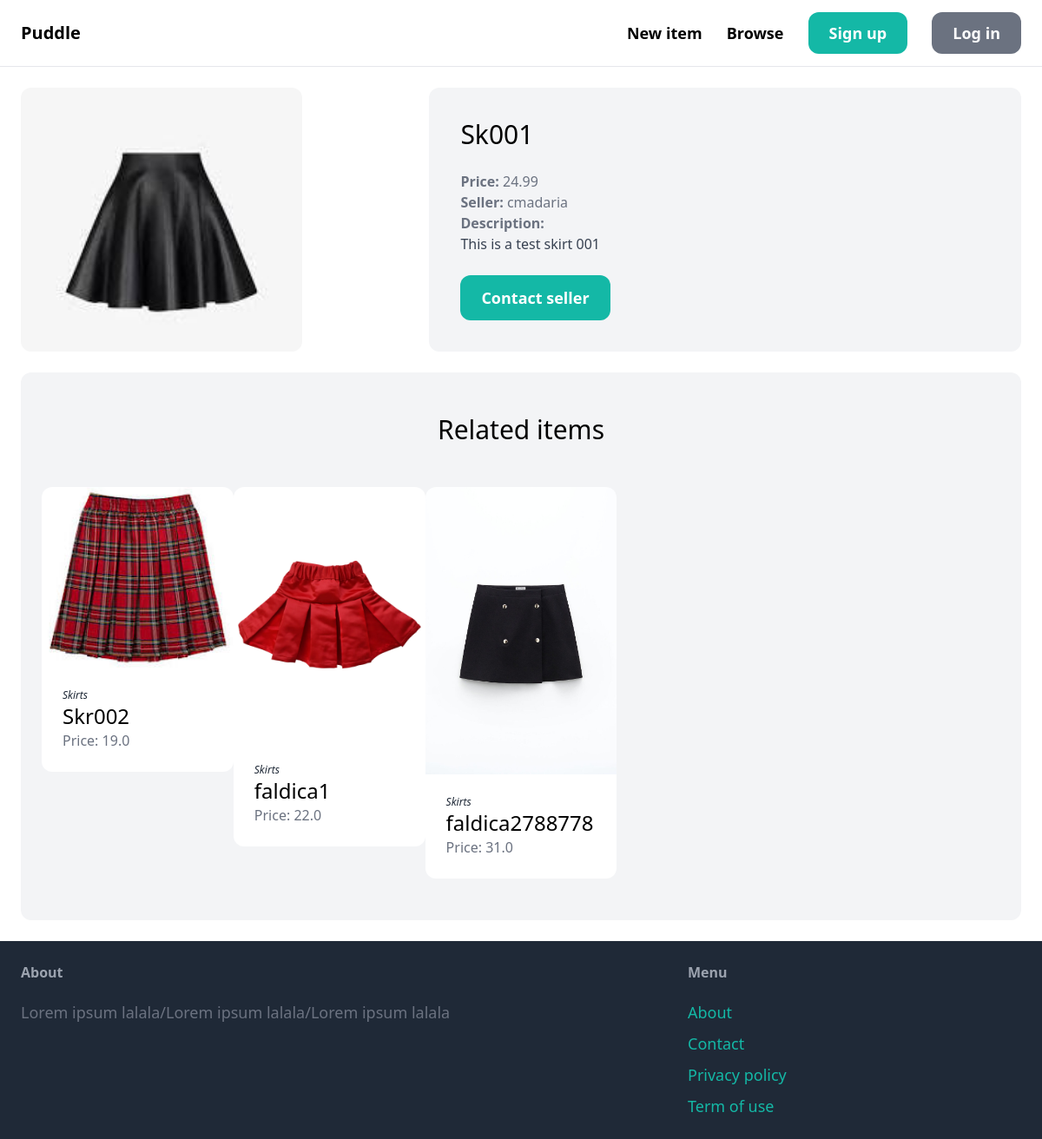
Screenshot of /items/3/ with the database file from the repository.
### item/models.py (models this page shows, shortened)
class Item(models.Model):
    category = models.ForeignKey(Category, related_name='items', on_delete=models.CASCADE)
    name = models.CharField(max_length=255)
    description = models.TextField(blank=True, null=True)
    price = models.FloatField()
    image = models.ImageField(upload_to='item_images', blank=True, null=True)
    is_sold = models.BooleanField(default=False)
    created_by = models.ForeignKey(User, related_name='items', on_delete=models.CASCADE) #'items' so we can access the list of items for user.
    created_at = models.DateTimeField(auto_now_add=True) #auto now date and time
    class Meta:
        ordering = ('name', )

class Category(models.Model):
    name = models.CharField(max_length=255)
    class Meta:
        ordering = ('name', )
        verbose_name_plural = 'Categories'
    def __str__(self) -> str:
        return self.name

### item/views.py (the view)
# urls.py: path('<int:pk>/', views.detail, name='detail'),
def detail(request, pk):
    item = get_object_or_404(Item, pk=pk)
    related_items = Item.objects.filter(category=item.category, is_sold=False).exclude(pk=pk)[0:3]
    return render(request, 'item/detail.html', {
        'item': item,
        'related_items': related_items
    })

### item/templates/item/detail.html (shortened to what this page needs)
{% extends 'core/base.html' %}
{% block content %}
<div class="grid grid-cols-5 gap-6">
    <div class="col-span-2 flex items-center">
        <img src="{{ item.image.url }}" class="rounded-xl h-full">
    </div>
    <div class="col-span-3 p-9 bg-gray-100 rounded-xl">
        <h1 class="mb-6 text-3xl">{{ item.name }}</h1>
        <p class="text-gray-500"><strong>Price: </strong>{{ item.price }}</p>
        <p class="text-gray-500"><strong>Seller: </strong>{{ item.created_by.username }}</p>
        {% if item.description %}
        <p class="text-gray-700">
            <strong class="text-gray-500">Description:</strong><br>
            {{ item.description }}
        </p>
        {% endif %}
        {% if request.user == item.created_by %}
            <div class="mt-6 p-6 bg-white rounded-xl">
                <p>This is your item!</p>
                <a href="{% url 'item:edit' item.id %}" class="inline-block mt-6 px-6 py-3 text-lg font-semibold bg-teal-500 text-white rounded-xl hover:bg-teal-700">Edit</a>
                <a href="{% url 'item:delete' item.id %}" class="inline-block mt-6 px-6 py-3 text-lg font-semibold bg-red-500 text-white rounded-xl hover:bg-red-700">Delete</a>
            </div>
        {% else %}
            <a href="#" class="inline-block mt-6 px-6 py-3 text-lg font-semibold bg-teal-500 text-white rounded-xl hover:bg-teal-700">Contact seller</a>
        {% endif %}
    </div>
</div>
<div class="mt-6 px-6 py-12 bg-gray-100 rounded-xl">
    <h2 class="mb-12 text-3xl text-center">Related items</h2>
    <div class="grid grid-cols-5 gap-500">
        {% for item in related_items %}
            <div>
                <a href="{% url 'item:detail' item.id %}">
                    <div class="flex flex-col">
                        <img src="{{ item.image.url }}" class="rounded-t-xl">
                    </div>
                    <div class="p-6 bg-white rounded-b-xl">
                        <p class="text-xs text-gray-800 italic">{{ item.category }}</p>
                        <h2 class="text-2xl">{{ item.name }}</h2>
                        <p class="text-gray-500">Price: {{ item.price }}</p>
                    </div>
                </a>
            </div>
        {% endfor %}
    </div>
</div>
{% endblock %}

### rows the page displays
Item: image (picture), name "Sk001", price "24.99", created_by.username "cmadaria", description "This is a test skirt 001"
Item: image (picture), category "Skirts", name "Skr002", price "19.0"
Item: image (picture), category "Skirts", name "faldica1", price "22.0"
Item: image (picture), category "Skirts", name "faldica2788778", price "31.0"
